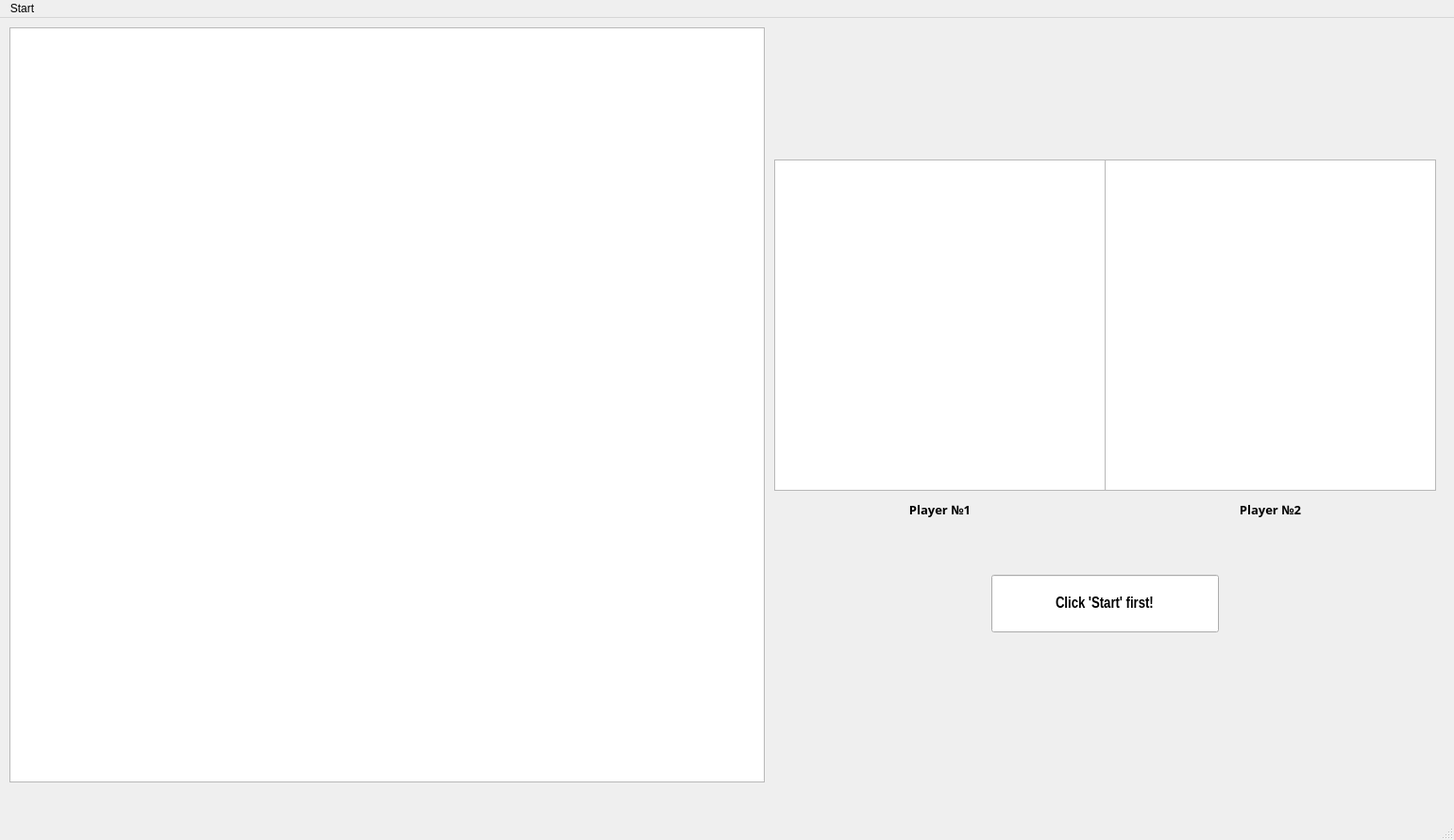
<?xml version="1.0" encoding="UTF-8"?>
<ui version="4.0">
 <class>MainWindow</class>
 <widget class="QMainWindow" name="MainWindow">
  <property name="geometry">
   <rect>
    <x>0</x>
    <y>0</y>
    <width>1540</width>
    <height>890</height>
   </rect>
  </property>
  <property name="minimumSize">
   <size>
    <width>1540</width>
    <height>890</height>
   </size>
  </property>
  <property name="windowTitle">
   <string>Chess Game</string>
  </property>
  <property name="windowIcon">
   <iconset resource="../../Arch/resources/resources.qrc">
    <normaloff>:/pieces/yellow/k</normaloff>:/pieces/yellow/k</iconset>
  </property>
  <widget class="QWidget" name="centralwidget">
   <widget class="QGraphicsView" name="board">
    <property name="geometry">
     <rect>
      <x>10</x>
      <y>10</y>
      <width>800</width>
      <height>800</height>
     </rect>
    </property>
    <property name="sizePolicy">
     <sizepolicy hsizetype="Fixed" vsizetype="Fixed">
      <horstretch>0</horstretch>
      <verstretch>0</verstretch>
     </sizepolicy>
    </property>
    <property name="font">
     <font>
      <stylestrategy>NoAntialias</stylestrategy>
     </font>
    </property>
    <property name="autoFillBackground">
     <bool>false</bool>
    </property>
    <property name="verticalScrollBarPolicy">
     <enum>Qt::ScrollBarAlwaysOff</enum>
    </property>
    <property name="horizontalScrollBarPolicy">
     <enum>Qt::ScrollBarAlwaysOff</enum>
    </property>
    <property name="sizeAdjustPolicy">
     <enum>QAbstractScrollArea::AdjustIgnored</enum>
    </property>
    <property name="backgroundBrush">
     <brush brushstyle="NoBrush">
      <color alpha="255">
       <red>0</red>
       <green>0</green>
       <blue>0</blue>
      </color>
     </brush>
    </property>
    <property name="viewportUpdateMode">
     <enum>QGraphicsView::SmartViewportUpdate</enum>
    </property>
    <property name="optimizationFlags">
     <set>QGraphicsView::DontAdjustForAntialiasing</set>
    </property>
   </widget>
   <widget class="QGraphicsView" name="clock1">
    <property name="geometry">
     <rect>
      <x>820</x>
      <y>150</y>
      <width>351</width>
      <height>351</height>
     </rect>
    </property>
    <property name="sizePolicy">
     <sizepolicy hsizetype="Fixed" vsizetype="Fixed">
      <horstretch>0</horstretch>
      <verstretch>0</verstretch>
     </sizepolicy>
    </property>
    <property name="cursor" stdset="0">
     <cursorShape>PointingHandCursor</cursorShape>
    </property>
    <property name="verticalScrollBarPolicy">
     <enum>Qt::ScrollBarAlwaysOff</enum>
    </property>
    <property name="horizontalScrollBarPolicy">
     <enum>Qt::ScrollBarAlwaysOff</enum>
    </property>
    <property name="sizeAdjustPolicy">
     <enum>QAbstractScrollArea::AdjustToContents</enum>
    </property>
    <property name="viewportUpdateMode">
     <enum>QGraphicsView::SmartViewportUpdate</enum>
    </property>
    <property name="optimizationFlags">
     <set>QGraphicsView::DontAdjustForAntialiasing</set>
    </property>
   </widget>
   <widget class="QGraphicsView" name="clock2">
    <property name="geometry">
     <rect>
      <x>1170</x>
      <y>150</y>
      <width>351</width>
      <height>351</height>
     </rect>
    </property>
    <property name="sizePolicy">
     <sizepolicy hsizetype="Fixed" vsizetype="Fixed">
      <horstretch>0</horstretch>
      <verstretch>0</verstretch>
     </sizepolicy>
    </property>
    <property name="cursor" stdset="0">
     <cursorShape>PointingHandCursor</cursorShape>
    </property>
    <property name="verticalScrollBarPolicy">
     <enum>Qt::ScrollBarAlwaysOff</enum>
    </property>
    <property name="horizontalScrollBarPolicy">
     <enum>Qt::ScrollBarAlwaysOff</enum>
    </property>
    <property name="sizeAdjustPolicy">
     <enum>QAbstractScrollArea::AdjustToContents</enum>
    </property>
    <property name="backgroundBrush">
     <brush brushstyle="NoBrush">
      <color alpha="255">
       <red>0</red>
       <green>0</green>
       <blue>0</blue>
      </color>
     </brush>
    </property>
    <property name="viewportUpdateMode">
     <enum>QGraphicsView::SmartViewportUpdate</enum>
    </property>
    <property name="optimizationFlags">
     <set>QGraphicsView::DontAdjustForAntialiasing</set>
    </property>
   </widget>
   <widget class="QLineEdit" name="input">
    <property name="geometry">
     <rect>
      <x>1050</x>
      <y>590</y>
      <width>241</width>
      <height>61</height>
     </rect>
    </property>
    <property name="sizePolicy">
     <sizepolicy hsizetype="Fixed" vsizetype="Fixed">
      <horstretch>0</horstretch>
      <verstretch>0</verstretch>
     </sizepolicy>
    </property>
    <property name="font">
     <font>
      <family>Arial Narrow</family>
      <pointsize>12</pointsize>
      <weight>75</weight>
      <italic>false</italic>
      <bold>true</bold>
      <underline>false</underline>
     </font>
    </property>
    <property name="inputMask">
     <string/>
    </property>
    <property name="text">
     <string>Click 'Start' first!</string>
    </property>
    <property name="alignment">
     <set>Qt::AlignCenter</set>
    </property>
    <property name="readOnly">
     <bool>true</bool>
    </property>
    <property name="placeholderText">
     <string/>
    </property>
   </widget>
   <widget class="QLabel" name="label1">
    <property name="geometry">
     <rect>
      <x>820</x>
      <y>500</y>
      <width>351</width>
      <height>41</height>
     </rect>
    </property>
    <property name="sizePolicy">
     <sizepolicy hsizetype="Fixed" vsizetype="Fixed">
      <horstretch>0</horstretch>
      <verstretch>0</verstretch>
     </sizepolicy>
    </property>
    <property name="font">
     <font>
      <family>Gadugi</family>
      <pointsize>10</pointsize>
      <weight>75</weight>
      <bold>true</bold>
     </font>
    </property>
    <property name="text">
     <string>Player №1</string>
    </property>
    <property name="alignment">
     <set>Qt::AlignCenter</set>
    </property>
   </widget>
   <widget class="QLabel" name="label2">
    <property name="geometry">
     <rect>
      <x>1170</x>
      <y>500</y>
      <width>351</width>
      <height>41</height>
     </rect>
    </property>
    <property name="sizePolicy">
     <sizepolicy hsizetype="Fixed" vsizetype="Fixed">
      <horstretch>0</horstretch>
      <verstretch>0</verstretch>
     </sizepolicy>
    </property>
    <property name="font">
     <font>
      <family>Gadugi</family>
      <pointsize>10</pointsize>
      <weight>75</weight>
      <bold>true</bold>
     </font>
    </property>
    <property name="text">
     <string>Player №2</string>
    </property>
    <property name="alignment">
     <set>Qt::AlignCenter</set>
    </property>
   </widget>
   <widget class="QLabel" name="errors">
    <property name="geometry">
     <rect>
      <x>820</x>
      <y>660</y>
      <width>701</width>
      <height>91</height>
     </rect>
    </property>
    <property name="sizePolicy">
     <sizepolicy hsizetype="Fixed" vsizetype="Fixed">
      <horstretch>0</horstretch>
      <verstretch>0</verstretch>
     </sizepolicy>
    </property>
    <property name="styleSheet">
     <string notr="true">color: rgb(227, 11, 92)</string>
    </property>
    <property name="inputMethodHints">
     <set>Qt::ImhNone</set>
    </property>
    <property name="text">
     <string/>
    </property>
    <property name="textFormat">
     <enum>Qt::PlainText</enum>
    </property>
    <property name="scaledContents">
     <bool>false</bool>
    </property>
    <property name="alignment">
     <set>Qt::AlignHCenter|Qt::AlignTop</set>
    </property>
    <property name="wordWrap">
     <bool>true</bool>
    </property>
    <property name="textInteractionFlags">
     <set>Qt::TextSelectableByMouse</set>
    </property>
   </widget>
  </widget>
  <widget class="QMenuBar" name="menubar">
   <property name="geometry">
    <rect>
     <x>0</x>
     <y>0</y>
     <width>1540</width>
     <height>22</height>
    </rect>
   </property>
   <widget class="QMenu" name="options">
    <property name="title">
     <string>Start</string>
    </property>
    <addaction name="startGame"/>
   </widget>
   <addaction name="options"/>
  </widget>
  <widget class="QStatusBar" name="statusbar"/>
  <action name="startGame">
   <property name="text">
    <string>Start new game</string>
   </property>
  </action>
 </widget>
 <resources>
  <include location="../../Arch/resources/resources.qrc"/>
 </resources>
 <connections/>
</ui>
